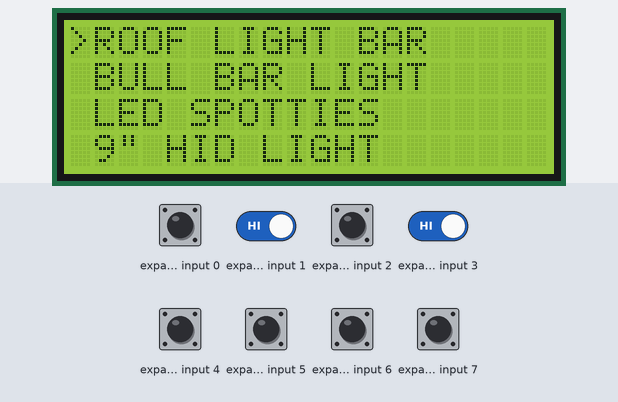
Bench run of a sketch on a simulated Arduino Uno, built with avr-gcc and run on an emulated ATmega328P. Shown: 20×4 character LCD. Wiring (inferred from the names in the program): PCF8574 port expander at I2C address 0x26. The test bench sets the inputs (shaded band); at power-on: expander input 0–7 HIGH. What the sketch prints to the serial monitor is not drawn.

Above: at 6.3 s.
6.4 s: expander input 1 driven LOW and expander input 3 driven LOW
At 7.3 s:
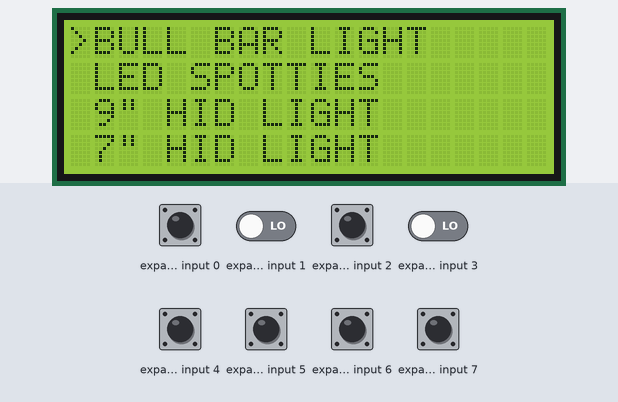
7.9 s: expander input 0 pulled LOW for 0.15 s
At 9.3 s:
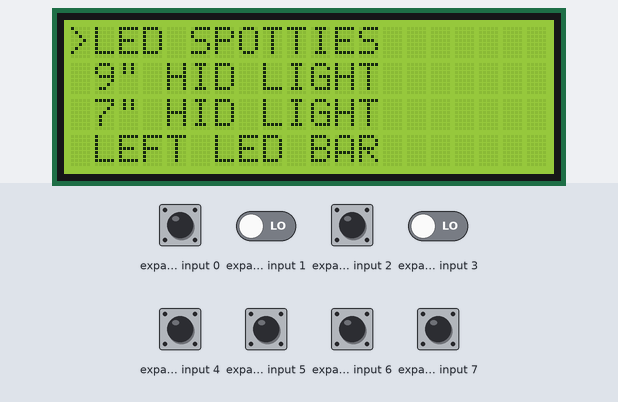
9.6 s: expander input 2 pulled LOW for 0.15 s
At 10.3 s:
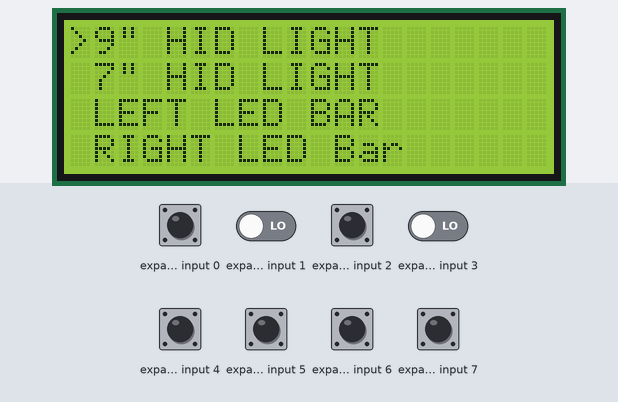
11.3 s: expander input 4 pulled LOW for 0.15 s
At 12.4 s:
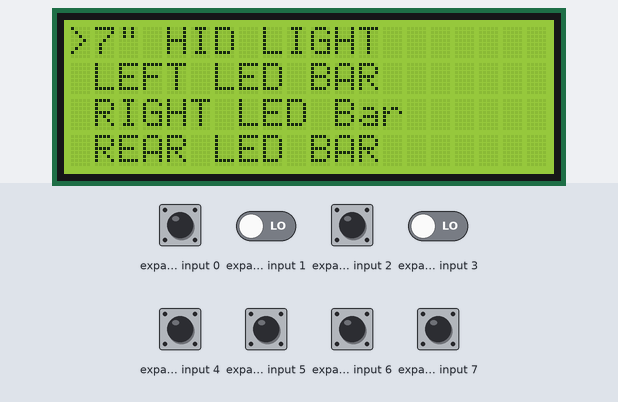
13.0 s: expander input 5 pulled LOW for 0.15 s
At 14.3 s:
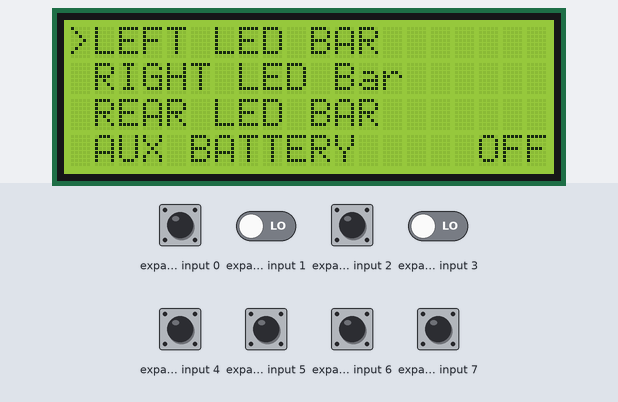
14.7 s: expander input 6 pulled LOW for 0.15 s
At 15.3 s:
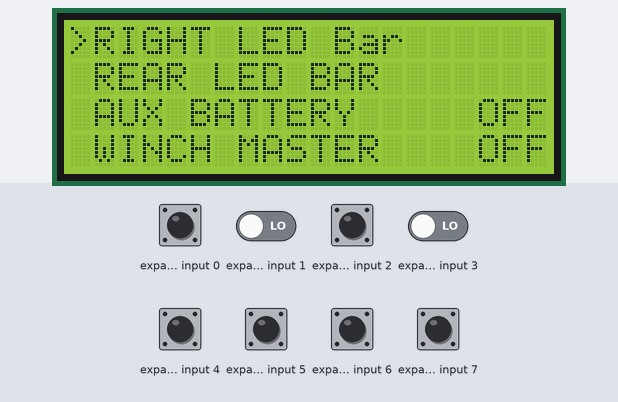
Timing chart, 0 to 17.4 s (numbered marks = the images above; inputs shaded):
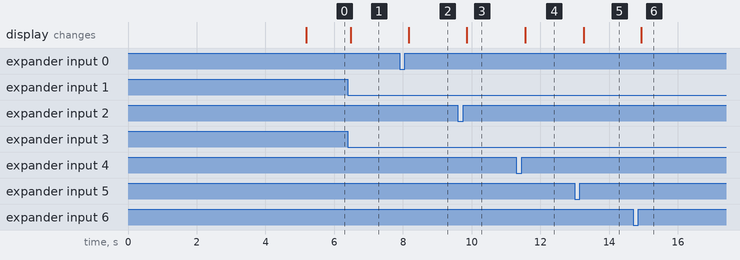

Measured:
- after the input at 6.4 s, the display: changes after 0.08 s (image 1)
- after the input at 7.9 s, the display: changes after 0.27 s (image 2)
- after the input at 9.6 s, the display: changes after 0.26 s (image 3)
- after the input at 11.3 s, the display: changes after 0.25 s (image 4)
- after the input at 13.0 s, the display: changes after 0.27 s (image 5)
- after the input at 14.7 s, the display: changes after 0.23 s (image 6)

The sketch:

ArRelays.ino
```cpp
#include <Wire.h>
#include <LiquidCrystal_I2C.h>
#include <EEPROM.h>

const int LCD_TIMEOUT = 10;//seconds

const int LCD_ADDRESS = 0x27;
const int BUTTON_ADDRESS = 0x26;

typedef struct {
  char name[16];//max characters for name
  boolean toggle;//if false, = momentary
  byte status;//on/off/auto 0/1/2
  boolean saved;//if status saved to eeprom
  int depends;//pin relay dependant on active (for auto) 0 = none (uses digital read, >=3v : HIGH/ON , <=2v : LOW/OFF) (uses pullups)
  int pin;//which pin number relay is connected to
} relay;

const int maxRelays = 13;//must equal number of specified relays

relay relays[maxRelays + 1] = {
  {""},//not used
  {"ROOF LIGHT BAR ", true, 0, true, 53, 23},
  {"BULL BAR LIGHT ", true, 0, true, 53, 25},
  {"LED SPOTTIES   ", true, 0, true, 53, 27},
  {"9\" HID LIGHT  ", true, 0, true, 53, 29},
  {"7\" HID LIGHT  ", true, 0, true, 53, 31},
  {"LEFT LED BAR   ", true, 0, true, 0, 33},
  {"RIGHT LED Bar  ", true, 0, true, 0, 35},
  {"REAR LED BAR   ", true, 0, true, 0, 37},
  {"AUX BATTERY    ", true, 0, false, 0, 39},
  {"WINCH MASTER   ", true, 0, false, 0, 41},
  {"WINCH IN       ", false, 0, false, 0, 43},
  {"WINCH OUT      ", false, 0, false, 0, 45},
  {"REVERSE CAMERA ", true, 0, false, 0, 47}
};

//init LCD
LiquidCrystal_I2C lcd(LCD_ADDRESS, 2, 1, 0, 4, 5, 6, 7, 3, POSITIVE);  // Set the LCD I2C address
int lcdLines = 4;

int menuState = 1;

void setup() {
  // put your setup code here, to run once:
  Serial.begin(9600);


  //Wire.begin();
  lcd.begin(20, lcdLines);
  lcd.backlight();

   for(int i = 1; i <= maxRelays; i++){
       pinMode(relays[i].pin, OUTPUT);
       if(relays[i].depends > 0)pinMode(relays[i].depends, INPUT_PULLUP);
  }

  loadSettings();

  Serial.print("Controller Starting Up...");
  lcd.print("   Arduino Relay");
  lcd.setCursor(0, 1);
  lcd.print("     Controller");
  lcd.setCursor(0, 2);
  lcd.print(" ");
  lcd.setCursor(0, 3);
  lcd.print(" www.httech.com.au");
  delay(5000);
  lcd.clear();
}

void loop() {
  // put your main code here, to run repeatedly:

    checkButtons();
    outputRelays();
    drawMenu();

}

void drawMenu(void){

   for(int i = 0; i < lcdLines; i++){

     lcd.setCursor(0, i);

      if(!i)lcd.print(">");
      else lcd.print(" ");

      if((menuState + i <= maxRelays) && (menuState || i)){
          lcd.print(relays[menuState + i].name);
          lcd.print(" ");

          lcd.setCursor(17, i);
          if(relays[menuState + i].status == 0)lcd.print("OFF");
          if(relays[menuState + i].status == 1)lcd.print("ON ");
          if(relays[menuState + i].status == 2)lcd.print("AUT");

      }
      else if(!menuState)lcd.print("Back");
      else lcd.print("                    ");

   }
}
int key = 247;//no key
unsigned long buttonTimer = 1;

void checkButtons(void){

 Wire.requestFrom(BUTTON_ADDRESS,1);

 if(Wire.available())     //If the request is available
    {
     byte data = Wire.read();       //Receive the data

     if(data != key){//key changed state
       key = data;
       if(buttonTimer){//awake
          switch (key){
               case 246: //up
                 if(menuState > 1)menuState--;
               break;
               case 245://down
                 if(menuState < maxRelays)menuState++;
               break;
               case 243: //enter
                   relays[menuState].status++;
                   if((relays[menuState].depends == 0 && relays[menuState].status > 1) || relays[menuState].status > 2)relays[menuState].status = 0;
                   if(relays[menuState].saved)EEPROM.write(menuState, relays[menuState].status);
               break;
               case 231: //escape

               break;
               case 247://no key
                   if(!relays[menuState].toggle) relays[menuState].status = false;
               break;
          }
       }else{//wakeup
           lcd.backlight();
       }
       buttonTimer = millis();
     }
}
  if(millis() - buttonTimer > (LCD_TIMEOUT * 1000) && key == 247){buttonTimer = 0;lcd.noBacklight();}//screensaver or lcd.off();
}

void outputRelays(void){

     for(int i = 1; i <= maxRelays; i++){
       if(relays[i].status == 2){// auto
         if(digitalRead(relays[i].depends))digitalWrite(relays[i].pin, true);
         else digitalWrite(relays[i].pin, false);
       }
       else digitalWrite(relays[i].pin, relays[i].status);
    }

}

void loadSettings(void){

  for(int i = 1; i <= maxRelays; i++){
      if(relays[i].saved)relays[i].status = EEPROM.read(i);
  }

}
```
